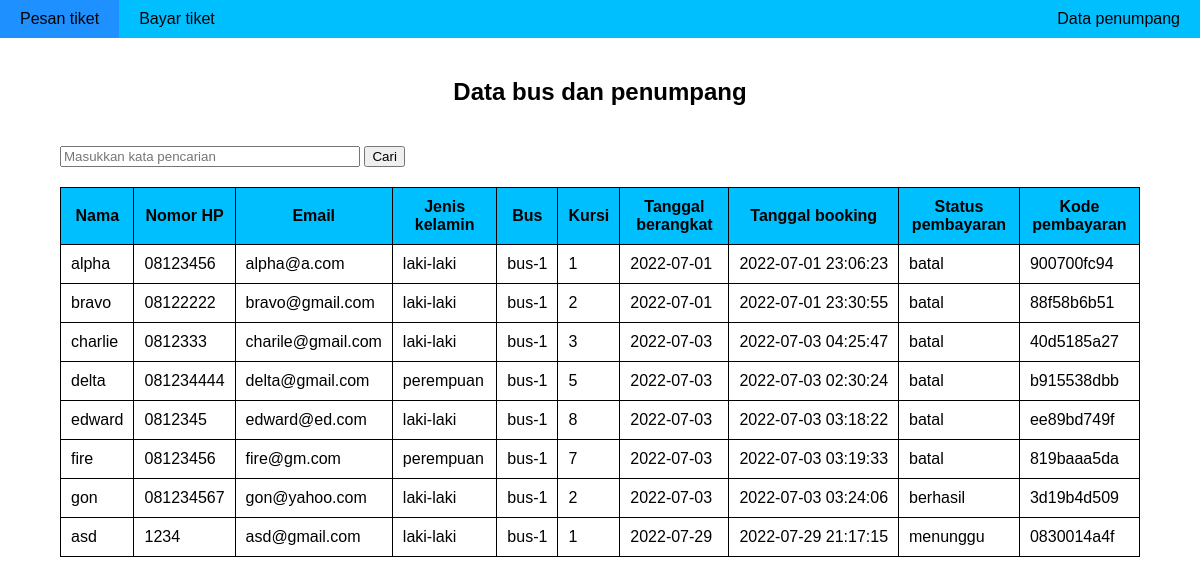
Screenshot of /data-bus-dan-penumpang.php with the database file from the repository.
### tables this page shows
CREATE TABLE `data_penumpang` (
  `id` int(11) NOT NULL,
  `nama` varchar(200) NOT NULL,
  `nomor_hp` varchar(20) NOT NULL,
  `email` varchar(200) NOT NULL,
  `jenis_kelamin` varchar(200) NOT NULL,
  `bus` varchar(200) NOT NULL,
  `kursi` int(11) NOT NULL,
  `tanggal_berangkat` date NOT NULL,
  `tanggal_booking` datetime NOT NULL,
  `status_pembayaran` varchar(200) NOT NULL,
  `kode_pembayaran` varchar(200) NOT NULL
);

### data-bus-dan-penumpang.php (the view, shortened to what this page needs)
<?php
include 'connection.php';
include 'navbar.php';
$sql = "SELECT * FROM data_penumpang";
$result = mysqli_query($conn, $sql);
?>
<!DOCTYPE html>
<html lang="en">
<head>
    <link rel="stylesheet" href="style.css">
</head>
<body>
    <h2>Data bus dan penumpang</h2>
    <div class="wrapper-tabel">
        <div class="wrapper-pencarian">
            <form action="" method="POST">
                <input type="text" name="keyword" placeholder="Masukkan kata pencarian">
                <button type="submit" name="cari">Cari</button>
            </form>
        </div>
        <table style=" <?php echo $hide_table ?> ">
            <tr>
                <th>Nama</th>
                <th>Nomor HP</th>
                <th>Email</th>
                <th>Jenis kelamin</th>
                <th>Bus</th>
                <th>Kursi</th>
                <th>Tanggal berangkat</th>
                <th>Tanggal booking</th>
                <th>Status pembayaran</th>
                <th>Kode pembayaran</th>
            </tr>
            <?php
            while($row = mysqli_fetch_assoc($result)) : ?>
            <?php
                $nama = $row["nama"];
                $nomor_hp = $row["nomor_hp"];
                $email = $row["email"];
                $jenis_kelamin = $row["jenis_kelamin"];
                $bus = $row["bus"];
                $kursi = $row["kursi"];
                $tanggal_berangkat = $row["tanggal_berangkat"];
                $tanggal_booking = $row["tanggal_booking"];
                $status_pembayaran = $row["status_pembayaran"];
                $kode_pembayaran = $row["kode_pembayaran"];
            ?>
            <tr>
                <td><?php echo $nama ?></td>
                <td><?php echo $nomor_hp ?></td>
                <td><?php echo $email ?></td>
                <td><?php echo $jenis_kelamin ?></td>
                <td><?php echo $bus ?></td>
                <td><?php echo $kursi ?></td>
                <td><?php echo $tanggal_berangkat ?></td>
                <td><?php echo $tanggal_booking ?></td>
                <td><?php echo $status_pembayaran ?></td>
                <td><?php echo $kode_pembayaran ?></td>
            </tr>
            <?php endwhile ?>
        </table>
    </div>
</body>
</html>

### navbar.php
<div class="navbar">
    <ul>
        <li><a href="index.php">Pesan tiket</a></li>
        <li><a href="bayar-tiket.php">Bayar tiket</a></li>
        <li style="float:right"><a href="data-bus-dan-penumpang.php">Data penumpang</a></li>
    </ul>
</div>

### style.css (style rules this page uses)
* { margin: 0px; font-family: Arial, Helvetica, sans-serif; }
.navbar ul { list-style-type: none; margin: 0; padding: 0; overflow: hidden; background-color: deepskyblue; }
.navbar li { float: left; }
.navbar li a { display: block; color: black; text-align: center; padding: 10px 20px; text-decoration: none; }
h2 { text-align: center; margin-top: 40px; }
.wrapper-tabel { margin: 40px 60px; border-radius: 10px; }
table { border-collapse: collapse; }
th, td { border: 1px solid black; padding: 10px; }
td { white-space: nowrap; }
th { background-color: deepskyblue; }
.wrapper-pencarian { margin-bottom: 20px; }
.wrapper-pencarian input { width: 300px; }

### rows the page displays
data_penumpang: nama "alpha", nomor_hp "08123456", email "alpha@a.com", jenis_kelamin "laki-laki", bus "bus-1", kursi "1", tanggal_berangkat "2022-07-01", tanggal_booking "2022-07-01 23:06:23", status_pembayaran "batal", kode_pembayaran "900700fc94"
data_penumpang: nama "bravo", nomor_hp "08122222", email "bravo@gmail.com", jenis_kelamin "laki-laki", bus "bus-1", kursi "2", tanggal_berangkat "2022-07-01", tanggal_booking "2022-07-01 23:30:55", status_pembayaran "batal", kode_pembayaran "88f58b6b51"
data_penumpang: nama "charlie", nomor_hp "0812333", email "charile@gmail.com", jenis_kelamin "laki-laki", bus "bus-1", kursi "3", tanggal_berangkat "2022-07-03", tanggal_booking "2022-07-03 04:25:47", status_pembayaran "batal", kode_pembayaran "40d5185a27"
data_penumpang: nama "delta", nomor_hp "081234444", email "delta@gmail.com", jenis_kelamin "perempuan", bus "bus-1", kursi "5", tanggal_berangkat "2022-07-03", tanggal_booking "2022-07-03 02:30:24", status_pembayaran "batal", kode_pembayaran "b915538dbb"
data_penumpang: nama "edward", nomor_hp "0812345", email "edward@ed.com", jenis_kelamin "laki-laki", bus "bus-1", kursi "8", tanggal_berangkat "2022-07-03", tanggal_booking "2022-07-03 03:18:22", status_pembayaran "batal", kode_pembayaran "ee89bd749f"
data_penumpang: nama "fire", nomor_hp "08123456", email "fire@gm.com", jenis_kelamin "perempuan", bus "bus-1", kursi "7", tanggal_berangkat "2022-07-03", tanggal_booking "2022-07-03 03:19:33", status_pembayaran "batal", kode_pembayaran "819baaa5da"
data_penumpang: nama "gon", nomor_hp "081234567", email "gon@yahoo.com", jenis_kelamin "laki-laki", bus "bus-1", kursi "2", tanggal_berangkat "2022-07-03", tanggal_booking "2022-07-03 03:24:06", status_pembayaran "berhasil", kode_pembayaran "3d19b4d509"
data_penumpang: nama "asd", nomor_hp "1234", email "asd@gmail.com", jenis_kelamin "laki-laki", bus "bus-1", kursi "1", tanggal_berangkat "2022-07-29", tanggal_booking "2022-07-29 21:17:15", status_pembayaran "menunggu", kode_pembayaran "0830014a4f"
